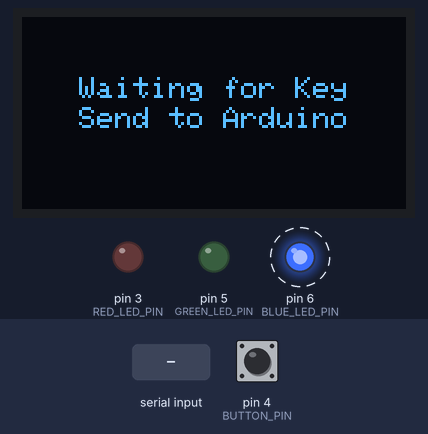
Simulated run of this sketch. Board: Arduino Uno, built with avr-gcc and run on an emulated ATmega328P. Parts: 128×64 one-colour display, output pins drawn as LEDs (lit = HIGH). Dashed ring = blinking. The inputs (shaded band) are chosen by the test bench; at power-on: pin 4 (BUTTON_PIN) HIGH. EEPROM starts erased.

Above: at 1.2 s.
1.3 s: byte 160 (0xA0) received over Serial
At 2.4 s:
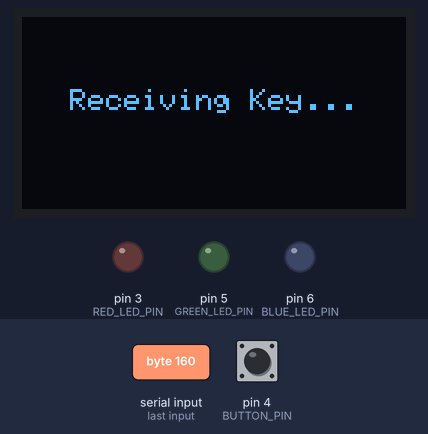
4.3 s: pin 4 (BUTTON_PIN) pulled LOW for 3.2 s
At 5.2 s:
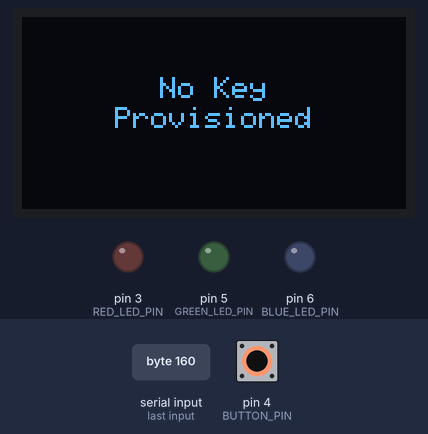
9.0 s: byte 192 (0xC0) received over Serial
At 11.5 s:
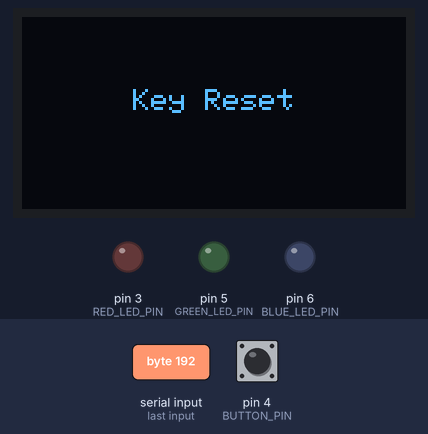
11.7 s: "success\n" received over Serial
At 14.5 s:
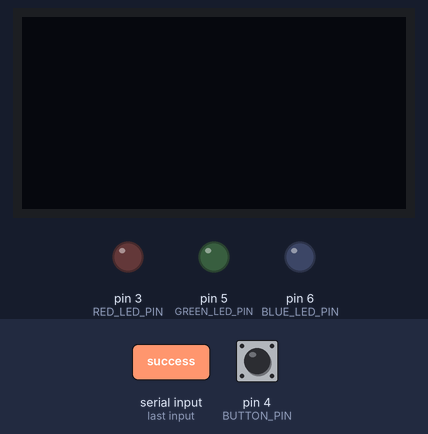
14.6 s: byte 176 (0xB0) received over Serial
At 15.58 s:
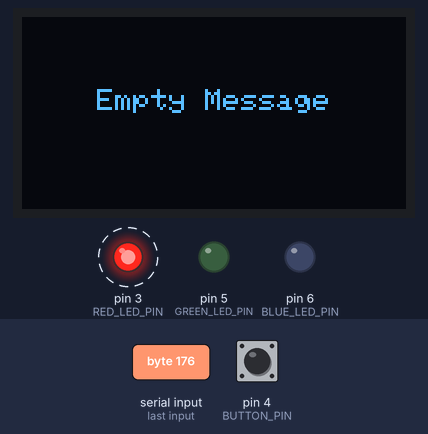
17.6 s: byte 10 ('\n') received over Serial
At 20.0 s:
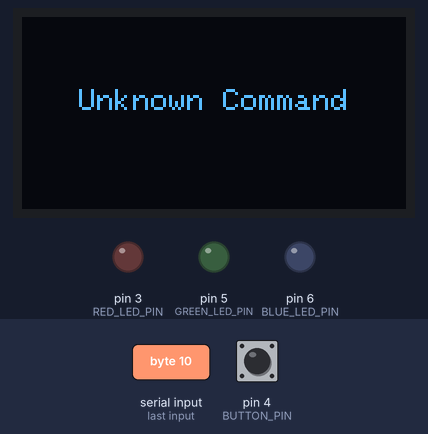
Timing chart, 0 to 21.3 s (numbered marks = the images above; inputs shaded):
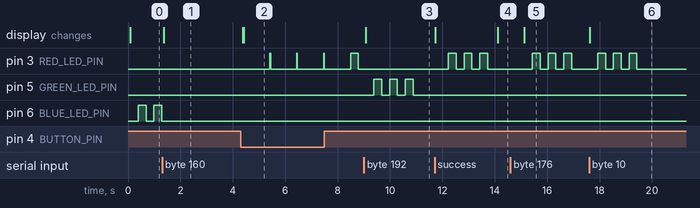

Measured:
- after the input at 1.3 s, pin 6 (BLUE_LED_PIN): stays LOW (without the input it goes to HIGH after 0.29 s); the display: changes after 0.06 s (image 1)
- after the input at 4.3 s, the display: first differs from a run without the input after 0.11 s (image 2)
- after the input at 9.0 s, pin 3 (RED_LED_PIN): stops changing and stays LOW; pin 5 (GREEN_LED_PIN): alternates HIGH for 0.30 s and LOW for 0.30 s, 6 changes in all, then stays LOW, starting after 0.38 s; the display: changes after 0.08 s (image 3)
- after the input at 11.7 s, pin 3 (RED_LED_PIN): alternates HIGH for 0.30 s and LOW for 0.30 s, 6 changes in all, then stays LOW, starting after 0.53 s; the display: first changes at once (image 4 shows a later state)
- after the input at 14.6 s, pin 3 (RED_LED_PIN): alternates HIGH for 0.30 s and LOW for 0.30 s, starting after 0.83 s; the display: changes after 0.53 s (image 5)
- after the input at 17.6 s, pin 3 (RED_LED_PIN): alternates HIGH for 0.30 s and LOW for 0.30 s, 6 changes in all, then stays LOW, starting after 0.33 s; the display: changes at once (image 6)
- by itself, pin 6 (BLUE_LED_PIN): alternates HIGH for 0.30 s and LOW for 0.30 s

The sketch:

arduino_secure_key_device.ino
```cpp
#include <EEPROM.h>
#include <Wire.h>
#include <Adafruit_GFX.h>
#include <Adafruit_SSD1306.h>

#define SCREEN_WIDTH 128
#define SCREEN_HEIGHT 64
#define OLED_RESET -1
Adafruit_SSD1306 display(SCREEN_WIDTH, SCREEN_HEIGHT, &Wire, OLED_RESET);

#define RED_LED_PIN 3
#define GREEN_LED_PIN 5
#define BLUE_LED_PIN 6
#define BUTTON_PIN 4

const int KEY_LENGTH = 16;
const int EEPROM_FLAG_ADDR = 100;
const byte PROVISIONED_FLAG = 0x55;

byte keyPart[KEY_LENGTH];
bool provisioned = false;

enum LedStatus { LED_OFF, LED_BLINKING };
LedStatus ledStatus = LED_OFF;
int ledPin = RED_LED_PIN;
const int BLINK_COUNT_MAX = 6;
const unsigned long BLINK_INTERVAL = 300;
unsigned long lastBlinkTime = 0;
int blinkCount = 0;
bool ledState = false;

unsigned long displayTimeout = 0;
bool autoClearDisplay = false;

void displayCentered(const char* text);
void showStatusLED(String status);
void handleLedBlink();
void clearDisplayIfTimeout();
void showLoadingAnimation(const char* baseText, unsigned long durationMs);
void receiveKey();
void sendKey();
void resetKey();
void displayMessage();

void setup() {
  pinMode(RED_LED_PIN, OUTPUT);
  pinMode(GREEN_LED_PIN, OUTPUT);
  pinMode(BLUE_LED_PIN, OUTPUT);
  pinMode(BUTTON_PIN, INPUT_PULLUP);

  Serial.begin(9600);

  if (!display.begin(SSD1306_SWITCHCAPVCC, 0x3C)) {
    while (true);
  }

  display.clearDisplay();
  display.setTextColor(SSD1306_WHITE);
  display.setTextSize(1);
  displayCentered("Secure Vault\nby NextInnoMind");
  showStatusLED("info");

  if (EEPROM.read(EEPROM_FLAG_ADDR) == PROVISIONED_FLAG) {
    for (int i = 0; i < KEY_LENGTH; i++) {
      keyPart[i] = EEPROM.read(i);
    }
    provisioned = true;
    displayCentered("Key Found\nReady");
    showStatusLED("success");
  } else {
    provisioned = false;
    displayCentered("Waiting for Key\nSend to Arduino");
    showStatusLED("info");
  }
}

void loop() {
  handleLedBlink();
  clearDisplayIfTimeout();

  if (digitalRead(BUTTON_PIN) == LOW) {
    if (provisioned) {
      displayCentered("Button Pressed\nSending Key");
      showStatusLED("info");
      Serial.write(0xD4);  // Button press signal
      Serial.flush();      // Ensure signal is sent immediately
      sendKey();
    } else {
      displayCentered("No Key\nProvisioned");
      showStatusLED("fail");
    }
    delay(1000); // Debounce
  }

  if (Serial.available()) {
    byte command = Serial.read();
    switch (command) {
      case 0xA0: if (!provisioned) receiveKey(); else displayCentered("Key Already\nProvisioned"); break;
      case 0xA5: if (provisioned) sendKey(); else displayCentered("No Key\nProvisioned"); break;
      case 0xC0: resetKey(); break;
      case 0xB0: displayMessage(); break;
      default: displayCentered("Unknown Command"); showStatusLED("fail"); break;
    }
  }
}

void receiveKey() {
  displayCentered("Receiving Key...");
  showStatusLED("info");
  display.display();

  unsigned long startTime = millis();
  int received = 0;

  while (received < KEY_LENGTH) {
    if (Serial.available()) {
      keyPart[received++] = Serial.read();
      startTime = millis(); // Reset timeout on each byte
    }
    if (millis() - startTime > 3000) {
      displayCentered("Timeout\nProvision Failed");
      showStatusLED("fail");
      return;
    }
  }

  for (int i = 0; i < KEY_LENGTH; i++) EEPROM.write(i, keyPart[i]);
  EEPROM.write(EEPROM_FLAG_ADDR, PROVISIONED_FLAG);
  provisioned = true;
  displayCentered("Key Provisioned");
  showStatusLED("success");
  autoClearDisplay = true;
  displayTimeout = millis() + 5000;
}

void sendKey() {
  // Send key immediately without delay
  for (int i = 0; i < KEY_LENGTH; i++) {
    Serial.write(keyPart[i]);
  }
  Serial.flush();  // Ensure all bytes are transmitted

  displayCentered("Key Sent");
  showStatusLED("success");
  autoClearDisplay = true;
  displayTimeout = millis() + 5000;
}

void resetKey() {
  for (int i = 0; i < KEY_LENGTH; i++) EEPROM.write(i, 0x00);
  EEPROM.write(EEPROM_FLAG_ADDR, 0x00);
  provisioned = false;
  displayCentered("Key Reset");
  showStatusLED("success");
  autoClearDisplay = true;
  displayTimeout = millis() + 5000;
}

void displayMessage() {
  delay(5); // Short delay to allow message to arrive
  char buffer[65];
  int i = 0;
  unsigned long start = millis();

  // Read until newline or timeout
  while ((millis() - start < 500) && i < 64) {
    if (Serial.available()) {
      char c = Serial.read();
      if (c == '\n') break;
      buffer[i++] = c;
    }
  }
  buffer[i] = '\0';

  if (strlen(buffer) > 0) {
    displayCentered(buffer);
    showStatusLED("info");
    autoClearDisplay = true;
    displayTimeout = millis() + 5000;
  } else {
    displayCentered("Empty Message");
    showStatusLED("fail");
  }
}

void showStatusLED(String status) {
  digitalWrite(RED_LED_PIN, LOW);
  digitalWrite(GREEN_LED_PIN, LOW);
  digitalWrite(BLUE_LED_PIN, LOW);
  ledPin = (status == "success") ? GREEN_LED_PIN : (status == "info") ? BLUE_LED_PIN : RED_LED_PIN;
  ledStatus = LED_BLINKING;
  blinkCount = 0;
  lastBlinkTime = millis();
  ledState = false;
}

void handleLedBlink() {
  if (ledStatus != LED_BLINKING) return;
  if (millis() - lastBlinkTime >= BLINK_INTERVAL) {
    lastBlinkTime = millis();
    ledState = !ledState;
    digitalWrite(ledPin, ledState ? HIGH : LOW);
    if (++blinkCount >= BLINK_COUNT_MAX) {
      digitalWrite(ledPin, LOW);
      ledStatus = LED_OFF;
    }
  }
}

void clearDisplayIfTimeout() {
  if (autoClearDisplay && millis() > displayTimeout) {
    display.clearDisplay();
    display.display();
    autoClearDisplay = false;
  }
}

void displayCentered(const char* text) {
  display.clearDisplay();
  display.setTextSize(1);

  int lines = 1;
  for (int i = 0; text[i]; i++) if (text[i] == '\n') lines++;
  int y_start = (SCREEN_HEIGHT - (lines * 8)) / 2 - 4;
  if (y_start < 0) y_start = 0;

  const char* ptr = text;
  char lineBuf[33];
  int line = 0;

  while (*ptr) {
    int i = 0;
    while (*ptr && *ptr != '\n') lineBuf[i++] = *ptr++;
    lineBuf[i] = '\0';
    if (*ptr == '\n') ptr++;
    int16_t x, y; uint16_t w, h;
    display.getTextBounds(lineBuf, 0, 0, &x, &y, &w, &h);
    int x_start = (SCREEN_WIDTH - w) / 2;
    display.setCursor(x_start, y_start + line * 10);
    display.print(lineBuf);
    line++;
  }

  display.display();
}

//socat -d -d PTY,raw,echo=0,link=/tmp/ttyS1 PTY,raw,echo=0,link=/tmp/ttyS2
```
